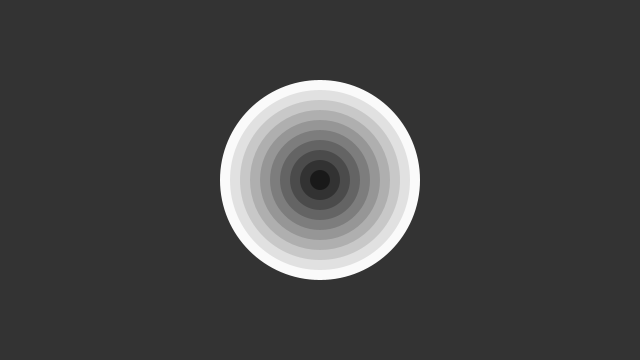
Frame 1 (no input)
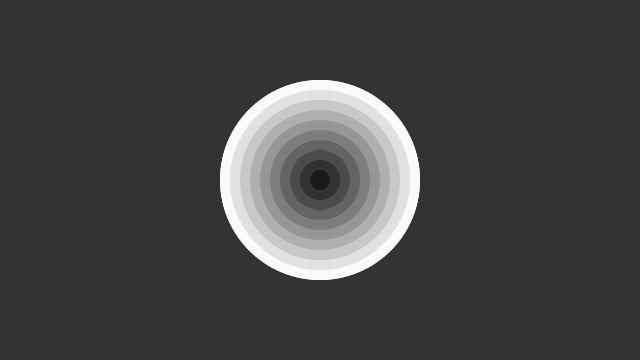
Frame 2 (the mouse pressed at the canvas centre, redrawn once)

The Processing sketch that drew these frames (run headless with seeded random() and noise(); the mouse was pressed at the canvas centre and the sketch redrawn once):

// Processing sketch: rings
// ── rings.pde
void setup(){
  size(640,360);
  background(51);
   noStroke();
   noLoop();

}

void draw(){
    drawTarget(width*0.5,height*0.5,200,10);

}

void drawTarget(float x,float y,int size, int num){
  float grayvalues = 255/num;
  float step = size/num;
  
  for(;num>0;num--){
    println(num);
    fill(grayvalues*num);
    ellipse(x,y,step*num,step*num);
  }
  
}
